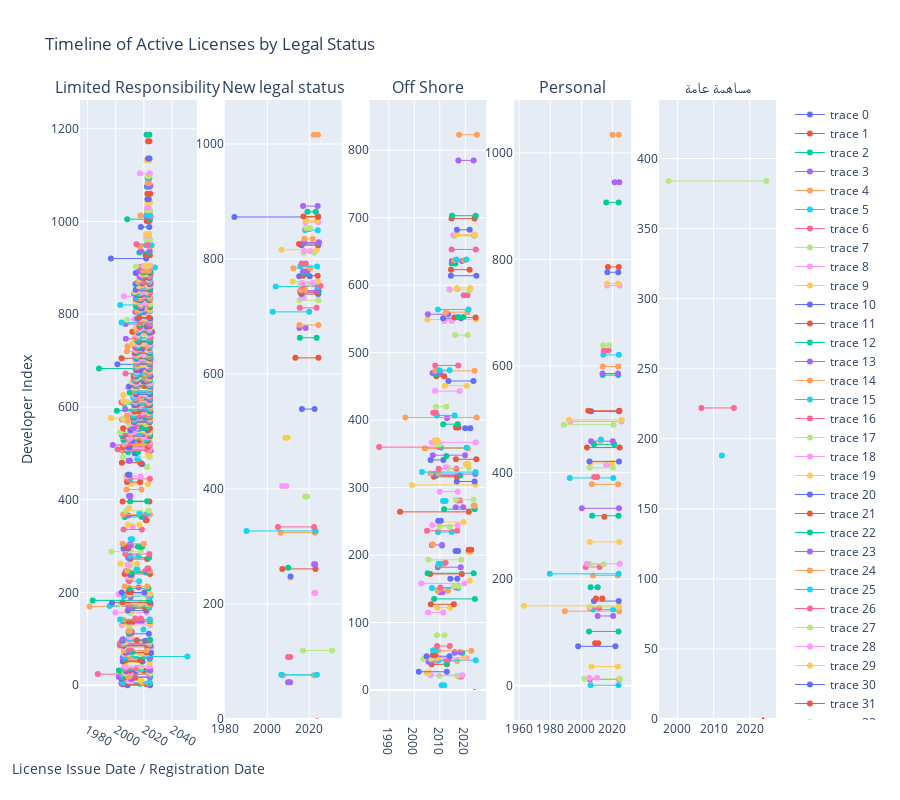

Notebook source saved alongside this figure:
### Code cell
import pandas as pd
import plotly.graph_objects as go
from plotly.subplots import make_subplots
from datetime import datetime

# Assuming the DataFrame is already loaded as 'developers'
# Uncomment below if you want to read the CSV file again
# developers = pd.read_csv('data/Developers.csv')

# Convert date columns to datetime format
developers['license_issue_date'] = pd.to_datetime(developers['license_issue_date'])
developers['license_expiry_date'] = pd.to_datetime(developers['license_expiry_date'])
developers['registration_date'] = pd.to_datetime(developers['registration_date'])

# Group by 'legal_status_en'
grouped = developers.groupby('legal_status_en')

# Create subplots with twice the height
fig = make_subplots(rows=1, cols=len(grouped.groups), subplot_titles=list(grouped.groups.keys()), 
                    vertical_spacing=0.3, row_heights=[2])

# Loop through each group to add to subplot
for i, (name, group) in enumerate(grouped):
    for idx, row in group.iterrows():
        fig.add_trace(
            go.Scatter(x=[row['license_issue_date'], row['license_expiry_date']], y=[idx, idx],
                       mode='lines+markers+text',
                       hovertext=row['developer_name_en'],
                       line=dict(width=1)),
            row=1, col=i+1
        )
        
    # Add a vertical line for the current date
    current_date = datetime.now()
    fig.add_shape(
        go.layout.Shape(
            type="line",
            x0=current_date,
            x1=current_date,
            y0=0,
            y1=1,
            yref="paper",
            line=dict(
                color="Red",
                width=2,
            ),
        ),
        row=1, col=i+1
    )

# Update layout
fig.update_layout(
    title="Timeline of Active Licenses by Legal Status",
    xaxis_title="License Issue Date / Registration Date",
    yaxis_title="Developer Index",
    height=800  # Making the plot 2x taller
)

fig.show()
